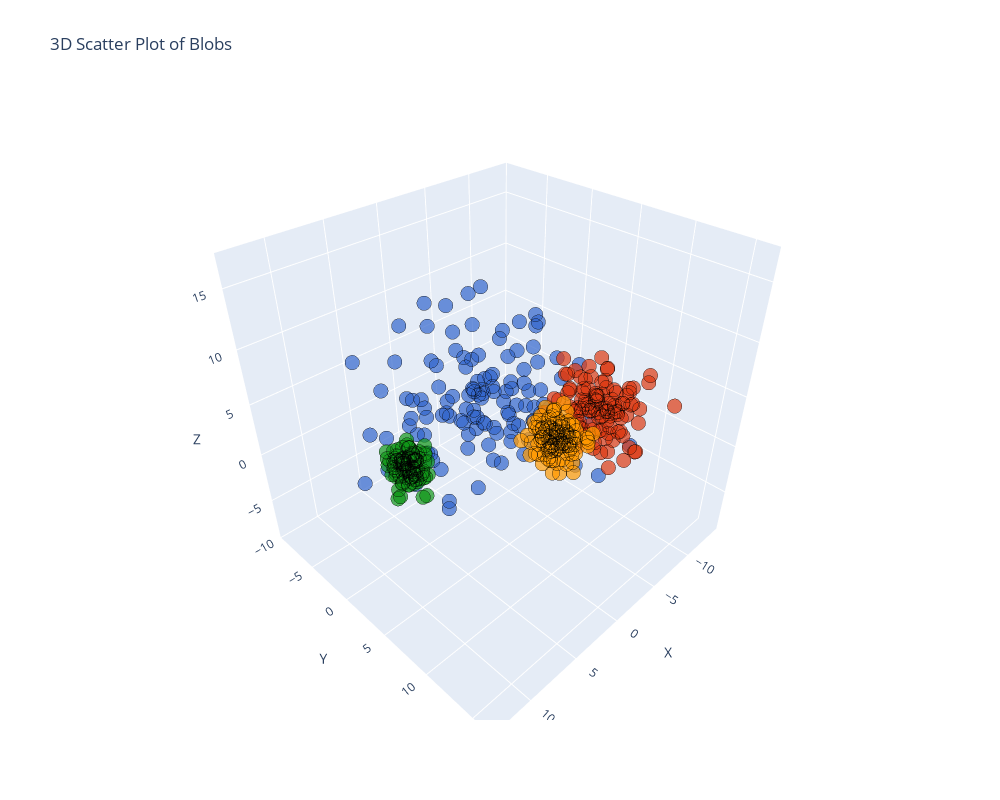

The cell this chart's notebook holds for it:
### Code cell
df = pd.DataFrame(X, columns=['X', 'Y', 'Z'])

fig = px.scatter_3d(df, x='X', y='Y', z='Z',  color=labels_.astype(str), opacity=0.7, color_discrete_sequence=px.colors.qualitative.G10, title='3D Scatter Plot of Blobs')
fig.update_traces(marker=dict(size=5, line=dict(width=1, color='black')), showlegend=False)
fig.update_layout(coloraxis_showscale=False, width=1000, height=800)

fig.show()
